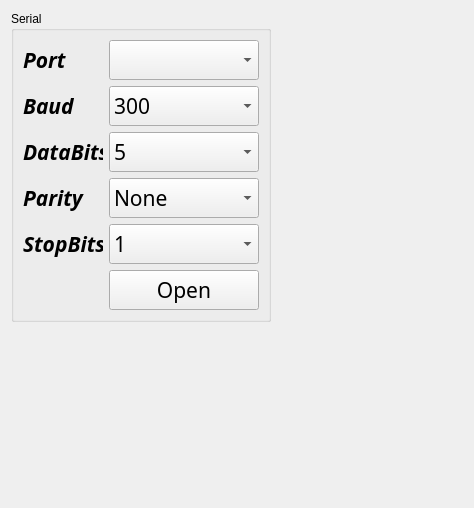
<?xml version="1.0" encoding="UTF-8"?>
<ui version="4.0">
 <class>SerialCfg</class>
 <widget class="QWidget" name="SerialCfg">
  <property name="geometry">
   <rect>
    <x>0</x>
    <y>0</y>
    <width>474</width>
    <height>508</height>
   </rect>
  </property>
  <property name="minimumSize">
   <size>
    <width>0</width>
    <height>280</height>
   </size>
  </property>
  <property name="maximumSize">
   <size>
    <width>16777215</width>
    <height>16777215</height>
   </size>
  </property>
  <property name="windowTitle">
   <string>SMOS::串口通信配置</string>
  </property>
  <layout class="QGridLayout" name="gridLayout_2">
   <item row="0" column="0">
    <widget class="QGroupBox" name="groupBox">
     <property name="title">
      <string>Serial</string>
     </property>
     <layout class="QGridLayout" name="gridLayout">
      <item row="0" column="0">
       <widget class="QLabel" name="LB_serialPort">
        <property name="maximumSize">
         <size>
          <width>80</width>
          <height>40</height>
         </size>
        </property>
        <property name="font">
         <font>
          <family>PibotoLt</family>
          <pointsize>16</pointsize>
          <weight>75</weight>
          <italic>true</italic>
          <bold>true</bold>
         </font>
        </property>
        <property name="text">
         <string>Port</string>
        </property>
       </widget>
      </item>
      <item row="0" column="1">
       <widget class="QComboBox" name="CB_serialPort">
        <property name="minimumSize">
         <size>
          <width>150</width>
          <height>40</height>
         </size>
        </property>
        <property name="font">
         <font>
          <family>PibotoLt</family>
          <pointsize>16</pointsize>
          <weight>50</weight>
          <italic>false</italic>
          <bold>false</bold>
         </font>
        </property>
       </widget>
      </item>
      <item row="1" column="0">
       <widget class="QLabel" name="LB_baudRate">
        <property name="maximumSize">
         <size>
          <width>80</width>
          <height>40</height>
         </size>
        </property>
        <property name="font">
         <font>
          <family>PibotoLt</family>
          <pointsize>16</pointsize>
          <weight>75</weight>
          <italic>true</italic>
          <bold>true</bold>
         </font>
        </property>
        <property name="text">
         <string>Baud</string>
        </property>
       </widget>
      </item>
      <item row="1" column="1">
       <widget class="QComboBox" name="CB_baudRate">
        <property name="minimumSize">
         <size>
          <width>150</width>
          <height>40</height>
         </size>
        </property>
        <property name="font">
         <font>
          <family>PibotoLt</family>
          <pointsize>16</pointsize>
          <weight>50</weight>
          <italic>false</italic>
          <bold>false</bold>
         </font>
        </property>
        <property name="currentText">
         <string>300</string>
        </property>
        <item>
         <property name="text">
          <string>300</string>
         </property>
        </item>
        <item>
         <property name="text">
          <string>600</string>
         </property>
        </item>
        <item>
         <property name="text">
          <string>1200</string>
         </property>
        </item>
        <item>
         <property name="text">
          <string>2400</string>
         </property>
        </item>
        <item>
         <property name="text">
          <string>4800</string>
         </property>
        </item>
        <item>
         <property name="text">
          <string>9600</string>
         </property>
        </item>
        <item>
         <property name="text">
          <string>14400</string>
         </property>
        </item>
        <item>
         <property name="text">
          <string>19200</string>
         </property>
        </item>
        <item>
         <property name="text">
          <string>38400</string>
         </property>
        </item>
        <item>
         <property name="text">
          <string>56000</string>
         </property>
        </item>
        <item>
         <property name="text">
          <string>57600</string>
         </property>
        </item>
        <item>
         <property name="text">
          <string>115200</string>
         </property>
        </item>
        <item>
         <property name="text">
          <string>128000</string>
         </property>
        </item>
        <item>
         <property name="text">
          <string>256000</string>
         </property>
        </item>
        <item>
         <property name="text">
          <string>460800</string>
         </property>
        </item>
       </widget>
      </item>
      <item row="2" column="0">
       <widget class="QLabel" name="LB_dataBit">
        <property name="maximumSize">
         <size>
          <width>80</width>
          <height>40</height>
         </size>
        </property>
        <property name="font">
         <font>
          <family>PibotoLt</family>
          <pointsize>16</pointsize>
          <weight>75</weight>
          <italic>true</italic>
          <bold>true</bold>
         </font>
        </property>
        <property name="text">
         <string>DataBits</string>
        </property>
       </widget>
      </item>
      <item row="2" column="1">
       <widget class="QComboBox" name="CB_dataBit">
        <property name="minimumSize">
         <size>
          <width>150</width>
          <height>40</height>
         </size>
        </property>
        <property name="font">
         <font>
          <family>PibotoLt</family>
          <pointsize>16</pointsize>
          <weight>50</weight>
          <italic>false</italic>
          <bold>false</bold>
         </font>
        </property>
        <property name="currentText">
         <string>5</string>
        </property>
        <item>
         <property name="text">
          <string>5</string>
         </property>
        </item>
        <item>
         <property name="text">
          <string>6</string>
         </property>
        </item>
        <item>
         <property name="text">
          <string>7</string>
         </property>
        </item>
        <item>
         <property name="text">
          <string>8</string>
         </property>
        </item>
       </widget>
      </item>
      <item row="3" column="0">
       <widget class="QLabel" name="LB_checkBit">
        <property name="maximumSize">
         <size>
          <width>80</width>
          <height>40</height>
         </size>
        </property>
        <property name="font">
         <font>
          <family>PibotoLt</family>
          <pointsize>16</pointsize>
          <weight>75</weight>
          <italic>true</italic>
          <bold>true</bold>
         </font>
        </property>
        <property name="text">
         <string>Parity</string>
        </property>
       </widget>
      </item>
      <item row="3" column="1">
       <widget class="QComboBox" name="CB_checkBit">
        <property name="minimumSize">
         <size>
          <width>150</width>
          <height>40</height>
         </size>
        </property>
        <property name="font">
         <font>
          <family>PibotoLt</family>
          <pointsize>16</pointsize>
          <weight>50</weight>
          <italic>false</italic>
          <bold>false</bold>
         </font>
        </property>
        <item>
         <property name="text">
          <string>None</string>
         </property>
        </item>
        <item>
         <property name="text">
          <string>Even</string>
         </property>
        </item>
        <item>
         <property name="text">
          <string>Mark</string>
         </property>
        </item>
        <item>
         <property name="text">
          <string>Odd</string>
         </property>
        </item>
       </widget>
      </item>
      <item row="4" column="0">
       <widget class="QLabel" name="LB_stopBit">
        <property name="maximumSize">
         <size>
          <width>80</width>
          <height>40</height>
         </size>
        </property>
        <property name="font">
         <font>
          <family>PibotoLt</family>
          <pointsize>16</pointsize>
          <weight>75</weight>
          <italic>true</italic>
          <bold>true</bold>
         </font>
        </property>
        <property name="text">
         <string>StopBits</string>
        </property>
       </widget>
      </item>
      <item row="4" column="1">
       <widget class="QComboBox" name="CB_stopBit">
        <property name="minimumSize">
         <size>
          <width>150</width>
          <height>40</height>
         </size>
        </property>
        <property name="font">
         <font>
          <family>PibotoLt</family>
          <pointsize>16</pointsize>
          <weight>50</weight>
          <italic>false</italic>
          <bold>false</bold>
         </font>
        </property>
        <property name="frame">
         <bool>true</bool>
        </property>
        <item>
         <property name="text">
          <string>1</string>
         </property>
        </item>
        <item>
         <property name="text">
          <string>1.5</string>
         </property>
        </item>
        <item>
         <property name="text">
          <string>2</string>
         </property>
        </item>
       </widget>
      </item>
      <item row="5" column="1">
       <widget class="QPushButton" name="PB_openSerial">
        <property name="sizePolicy">
         <sizepolicy hsizetype="Expanding" vsizetype="Fixed">
          <horstretch>0</horstretch>
          <verstretch>0</verstretch>
         </sizepolicy>
        </property>
        <property name="minimumSize">
         <size>
          <width>150</width>
          <height>40</height>
         </size>
        </property>
        <property name="maximumSize">
         <size>
          <width>16777215</width>
          <height>40</height>
         </size>
        </property>
        <property name="font">
         <font>
          <family>PibotoLt</family>
          <pointsize>16</pointsize>
          <weight>50</weight>
          <italic>false</italic>
          <bold>false</bold>
         </font>
        </property>
        <property name="text">
         <string>Open</string>
        </property>
       </widget>
      </item>
     </layout>
    </widget>
   </item>
   <item row="0" column="1">
    <spacer name="horizontalSpacer">
     <property name="orientation">
      <enum>Qt::Horizontal</enum>
     </property>
     <property name="sizeHint" stdset="0">
      <size>
       <width>204</width>
       <height>20</height>
      </size>
     </property>
    </spacer>
   </item>
   <item row="1" column="0">
    <spacer name="verticalSpacer">
     <property name="orientation">
      <enum>Qt::Vertical</enum>
     </property>
     <property name="sizeHint" stdset="0">
      <size>
       <width>20</width>
       <height>175</height>
      </size>
     </property>
    </spacer>
   </item>
  </layout>
 </widget>
 <resources/>
 <connections/>
</ui>
